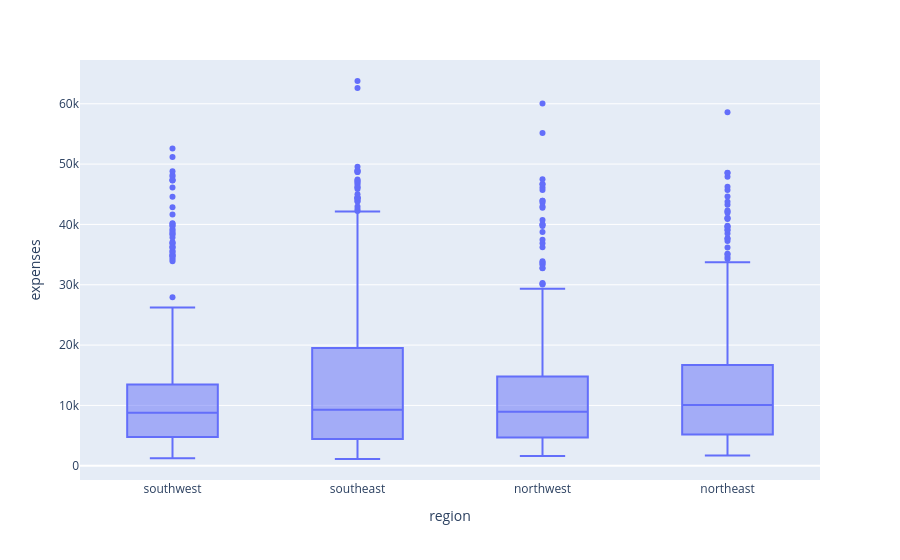

Notebook source saved alongside this figure:
### Code cell
px.box(df,x="region",y="expenses")

### Figure 1 — Plotly figure (JSON) as saved in the notebook; plotly's stock layout.template omitted (floating-point values rounded to 4 significant figures; data arrays with more than 128 entries replaced by an {"elided": "..."} marker saying what was removed)
{"data": [{"alignmentgroup": "True", "hovertemplate": "region=%{x}<br>expenses=%{y}<extra></extra>", "legendgroup": "", "marker": {"color": "#636efa"}, "name": "", "notched": false, "offsetgroup": "", "orientation": "v", "showlegend": false, "type": "box", "x": {"elided": "1338 str values"}, "x0": " ", "xaxis": "x", "y": {"elided": "1338 float values"}, "y0": " ", "yaxis": "y"}], "layout": {"boxmode": "group", "legend": {"tracegroupgap": 0}, "margin": {"t": 60}, "xaxis": {"anchor": "y", "domain": [0, 1], "title": {"text": "region"}}, "yaxis": {"anchor": "x", "domain": [0, 1], "title": {"text": "expenses"}}}}
